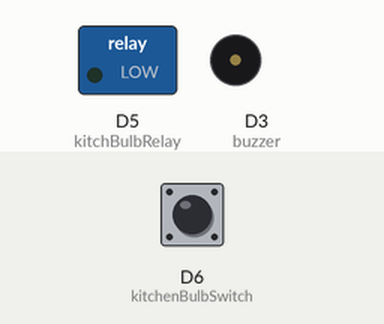
Recording of a sketch running on a simulated ESP8266 (NodeMCU). On the bench: switched loads named in the sketch (green lamp = pin HIGH), buzzer (waves = sounding, pin HIGH). Inputs (shaded band) come from the test bench; at power-on: D6 (kitchenBulbSwitch) HIGH. The local clock reads 2024-03-15 10:24:30 at power-on unless the sketch sets it; what the sketch prints to the serial monitor is not drawn.

Above: at 5.2 s.
5.3 s: D6 (kitchenBulbSwitch) pulled LOW for 1 s
At 6.2 s:
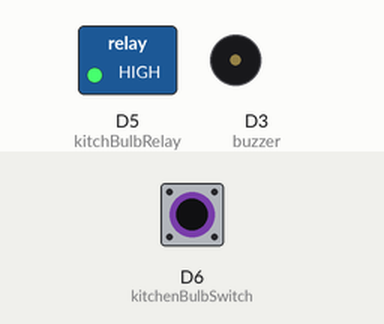
7.9 s: D6 (kitchenBulbSwitch) pulled LOW for 3.2 s
At 12.1 s:
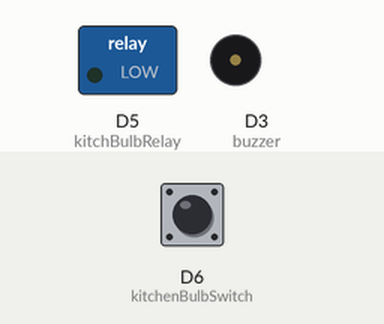
12.8 s: D6 (kitchenBulbSwitch) pulled LOW for 0.15 s
At 13.4 s:
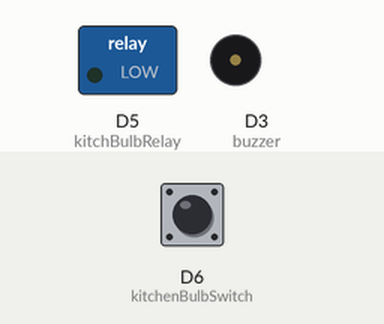
Timing chart, 0 to 15.8 s (numbered marks = the images above; inputs shaded):
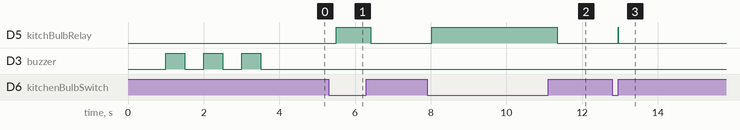

Measured:
- after the input at 5.3 s, D5 (kitchBulbRelay): LOW → HIGH after 0.21 s, → LOW 0.91 s later
- after the input at 7.9 s, D5 (kitchBulbRelay): LOW → HIGH after 0.12 s, → LOW 3.3 s later
- after the input at 12.8 s, D5 (kitchBulbRelay): LOW → HIGH after 0.15 s, → LOW 0.01 s later

The sketch:

kitchenAutomationProject.ino
```cpp
/*************************************************************
  Filename - kitchenAutomationProjectV1 - NodeMCU version
  Description - Designed for my wife special requirment for kitchen switch/bulb automation.
  Requirement -
    Active Time frame between - 6AM to 7AM and 6PM to 9PM
    1. Whenever switch is turned ON btw above time frame, the bulb turns ON for 30 minutes & then it turns OFF. So again if you want to turn it ON then you
       need to press the switch OFF and then ON.
    2. Work normally when switch is turned OFF. Irrespective of time left, the bulb has to be turned OFF.

  Updates/ Fixes [status]
  > Include Fridge based automation also
  > Include double click switch behaviour to override the automation.

  Debug info -
  1> Always check the active hours for lighting. Standard time - 6pm to 7am
  2> Check for bathroom light duration in minute. means how long the bulb will glow once turned ON
 *************************************************************/
// For RTC module (DS1307) - Connected to I2C GPIOs (D1 and D2)
#include "RTClib.h"

// GPIO Pin configuration details
// ------------------------------
// D1 & D2 - Reserved for I2C enabled devices (DS1307 RTC)
#define buzzer D3
#define kitchBulbRelay D5
#define kitchenBulbSwitch D6
#define kitchenMotionSensor D7

// D1(SCL) and D2(SDA) allotted to RTC module DS1307
RTC_DS1307 rtc;
DateTime currentTime;

// Basic configuration variables
char datestring[20];

// Tell whether LED bulb is On/ Off
boolean isKitchenLedOn = false;
long motionSensorStatus;

// Change this value Accordlingly (All are in mintues)
int nonActiveHourDuration = 5;
int activeHourDuration = 30;
int shortAlarmIncrementDuration = 3;
int longAlarmIncrementDuration = 15;
int longLookUpPeriod = 5;
int shortLookUpPeriod = 2;
int kitchenLightOnDuration = nonActiveHourDuration;

// Check whether motion detected before closing the light and then we extend the alarm by 3 minute
bool isAlarmUpdated = false;

// To maintain the active alarms
struct alarm {
    int alarmId;
    int alarmType;  // 1 - Daily, 2 - Weekly, 3 - Monthly
    int isAlarmSet;
    // Flag indicate whether alarm triggered or not
    int isAlarmTriggered;
    int duration;

    int endTimeHour;
    int endTimeMinute;
    int endTimeSecond;
};

// Time for various comparision
struct Time {
    int hours;
    int minutes;
};

// Created this struct to maintain more than one alarms i.e. one for kitchen bulb
// 0 - kitchen timer
struct alarm activeAlarm[2];
#define countof(a) (sizeof(a) / sizeof(a[0]))

/*
Active Time frame between - 6AM to 7AM and 6PM to 9PM
    1. Whenever switch is turned ON btw above time frame, the bulb turns ON for 30 minutes & then it turns OFF. So again if you want to turn it ON then you
       need to press the switch OFF and then ON.
    2. Work normally when switch is turned OFF. Irrespective of time left, the bulb has to be turned OFF.
*/

// Active hours
struct Time morningActiveStartTime = {5, 0};    // 5.00AM to 7.00AM
struct Time morningActiveEndTime = {7, 0};
struct Time eveningActiveStartTime = {18, 0};   // 6.00PM to 10.30PM
struct Time eveningActiveEndTime = {22, 30};

void BuzzerOn(String duration) {
  if (duration == "short") {
      digitalWrite(buzzer, HIGH);
      delay(500);
      digitalWrite(buzzer, LOW);
      delay(500);

      digitalWrite(buzzer, HIGH);
      delay(500);
      digitalWrite(buzzer, LOW);
      delay(500);
  } else {
      digitalWrite(buzzer, HIGH);
      delay(500);
      digitalWrite(buzzer, LOW);
      delay(500);

      digitalWrite(buzzer, HIGH);
      delay(500);
      digitalWrite(buzzer, LOW);
      delay(500);

      digitalWrite(buzzer, HIGH);
      delay(500);
      digitalWrite(buzzer, LOW);
      delay(500);
  }
}

// Indicate (boolean) if time if greater/less than given time
bool diffBtwTimePeriod(struct Time start, struct Time stop) {
   while (stop.minutes > start.minutes) {
      --start.hours;
      start.minutes += 60;
   }

   return (start.hours - stop.hours) >= 0;
}

// Set light ON duration in case time fall btw active hours
void checkActiveHours() {
    boolean morningActiveHour = diffBtwTimePeriod({currentTime.hour(), currentTime.minute()}, morningActiveStartTime) && diffBtwTimePeriod(morningActiveEndTime, {currentTime.hour(), currentTime.minute()});
    boolean eveningActiveHour = diffBtwTimePeriod({currentTime.hour(), currentTime.minute()}, eveningActiveStartTime) && diffBtwTimePeriod(eveningActiveEndTime, {currentTime.hour(), currentTime.minute()});

    if (morningActiveHour || eveningActiveHour) {
        // Keep the bulb On when its a active hour
        kitchenLightOnDuration = activeHourDuration;
        Serial.println("active hour found");
    } else {
        // Default light duration
        kitchenLightOnDuration = nonActiveHourDuration;
        Serial.println("No active hour found");
    }
}

void printDateTime(const DateTime& dt) {
    snprintf_P(datestring,
            countof(datestring),
            PSTR("%02u/%02u/%04u:%02u.%02u.%02u:"),
            dt.month(),
            dt.day(),
            dt.year(),
            dt.hour(),
            dt.minute(),
            dt.second() );
    Serial.print(datestring);
}

/*
* This function write data into two places - NodeMCU file system (for offline support) and for google sheet API
*/
void actionMessageLogger(String message) {
    Serial.println(message);
    printDateTime(currentTime);
}

// turnBulb("ON", "OutBulb")
void turnBulb(String action, String bulbLocation) {
    if (bulbLocation == "kitchenBulb") {
        // Turn ON the bulb by making relay LOW
        // Turn OFF the bulb by making relay HIGH
        digitalWrite(kitchBulbRelay, action == "ON" ? HIGH : LOW);
        actionMessageLogger(action == "ON" ? "KitchenBulb :: Turn ON the kitchen bulb" : "KitchenBulb :: Turn OFF the kitchen bulb");
    }
}

void unsetAlarm(int alarmId) {
    Serial.println("Removed the alarm");
    activeAlarm[alarmId].isAlarmSet = 0;
    // Set this flag so that next time, it can be set again
    activeAlarm[alarmId].isAlarmTriggered = 1;
}

int setHour(int providedHour) {
    return providedHour > 23 ? (providedHour - 24) : providedHour;
}

/*
  Description - Update the alarm
  Only update the
*/
void updateAlarm(int alarmId, int alarmType, int duration) {
    if (activeAlarm[alarmId].alarmId == alarmId) {
        int tempMinute = 0;
        int tempHour = 0;
        // Set this flag so that next time, it can be set again
        activeAlarm[alarmId].isAlarmTriggered = 0;

        // alarmType for Hour
        if (alarmType == 1) {
            tempHour = activeAlarm[alarmId].endTimeHour + duration;
            activeAlarm[alarmId].endTimeHour = setHour(tempHour);
        }

        // alarmType for Minute
        if (alarmType == 2) {
            tempMinute = activeAlarm[alarmId].endTimeMinute + duration;
            if (tempMinute > 59) {
                activeAlarm[alarmId].endTimeMinute = tempMinute - 60;
                tempHour = activeAlarm[alarmId].endTimeHour + 1;
                activeAlarm[alarmId].endTimeHour = setHour(tempHour);
            } else {
                activeAlarm[alarmId].endTimeMinute = tempMinute;
            }
        }

        activeAlarm[alarmId].endTimeSecond = currentTime.second();
    }
}

/*
  Description - Set the alarm
  alarmId Unique ID for each alarm
  alarmType [1 for Hour | 2 for Minute]
  duration Duration of alarm (i.e. For how long you want to set alarm)
*/
void setAlarm(int alarmId, int alarmType, int duration) {
    int tempMinute = 0;
    int tempHour = 0;

    // Bathroom Timer duration
    activeAlarm[alarmId].alarmId = alarmId;
    activeAlarm[alarmId].alarmType = alarmType;
    // tell that alarm is set
    activeAlarm[alarmId].isAlarmSet = 1;
    // Set this flag so that next time, it can be set again
    activeAlarm[alarmId].isAlarmTriggered = 0;
    activeAlarm[alarmId].duration = duration;

    // alarmType for Hour
    tempHour = currentTime.hour() + duration;
    activeAlarm[alarmId].endTimeHour = alarmType == 1 ? setHour(tempHour) : currentTime.hour();

    // alarmType for Minute
    tempMinute = currentTime.minute() + duration;
    if (alarmType == 2) {
        if (tempMinute > 59) {
            activeAlarm[alarmId].endTimeMinute = tempMinute - 60;
            tempHour = currentTime.hour() + 1;
            activeAlarm[alarmId].endTimeHour = setHour(tempHour);
        } else {
            activeAlarm[alarmId].endTimeMinute = tempMinute;
        }
    } else {
        activeAlarm[alarmId].endTimeMinute = currentTime.minute();
    }

    activeAlarm[alarmId].endTimeSecond = currentTime.second();
}

void printAlarm(int alarmId) {
    Serial.println("New Alarm ");
    Serial.print(alarmId);
    Serial.print(" > ");
    Serial.print(activeAlarm[alarmId].endTimeHour);
    Serial.print(":");
    Serial.print(activeAlarm[alarmId].endTimeMinute);
    Serial.print(":");
    Serial.print(activeAlarm[alarmId].endTimeSecond);
}

void matchAlarm() {
    // Match condition
    for (int i=0; i < 2; i++) {
        // Look for motion 5 min before alarm triggered.
        if (currentTime.hour() == activeAlarm[i].endTimeHour && currentTime.minute() >= activeAlarm[i].endTimeMinute && currentTime.second() >= activeAlarm[i].endTimeSecond && !activeAlarm[i].isAlarmTriggered) {
            actionMessageLogger("matchAlarm :: Timer Matched - alarm triggered");

            // kitchenBulb handler - Check if current time reached the Off Timer and LED still ON
            if (activeAlarm[i].alarmId == 0) {
                activeAlarm[i].isAlarmSet = 0;
                activeAlarm[i].isAlarmTriggered = 1;
                // Turn OFF the kitchen bulb
                turnBulb("OFF", "kitchenBulb");
                // unset the 2nd alarm
                unsetAlarm(1);
            }

            if (activeAlarm[i].alarmId == 1) {
                Serial.println("Lookup period started");
                motionSensorStatus = digitalRead(kitchenMotionSensor);
                // Activity detected
                if (motionSensorStatus == HIGH) {
                  // AlarmId, AlarmType = mintue, Duration in mintue
                  // Increase the main alarm timeline by 10 or 3 minutes based on active Hour
                  updateAlarm(0, 2, kitchenLightOnDuration == activeHourDuration ? longAlarmIncrementDuration : shortAlarmIncrementDuration);
                  printAlarm(0);
                  // Increase the second alarm timeline by 10 or 3 minutes based on active Hour
                  updateAlarm(1, 2, kitchenLightOnDuration == activeHourDuration ? longAlarmIncrementDuration : shortAlarmIncrementDuration);
                  printAlarm(1);

                  Serial.println("UpdatAlarm called and sound the buzzer");
                  // Two short beep
                  BuzzerOn("short");
                }
            }
        }
    }
}

void kitchen_control() {
    // when kitchen switch pressed = ON
    if (digitalRead(kitchenBulbSwitch) == LOW && !isKitchenLedOn) {
        if (activeAlarm[0].isAlarmSet == 0) {
            Serial.println("button pressed ON, setting alarm");
            // Check the active hours
            checkActiveHours();
            // First Alarm configured - alarmId, alarmType, duration,
            setAlarm(0, 2, kitchenLightOnDuration);
            // Setup the second alarm for lookup action - detect motion [Just before 2 minute before closing the light]
            // SetAlarm - alarmId, alarmType, duration
            //
            setAlarm(1, 2, (kitchenLightOnDuration - (kitchenLightOnDuration == activeHourDuration ? longLookUpPeriod : shortLookUpPeriod)));
            // Turn On the kitchen bulb
            turnBulb("ON", "kitchenBulb");
            // Set the flag true
            isKitchenLedOn = true;
        }
    }

    // when kitchen switch pressed = OFF
    if (digitalRead(kitchenBulbSwitch) == HIGH && isKitchenLedOn) {
        Serial.println("button pressed OFF");
        // Unset both the alarm
        unsetAlarm(0);
        unsetAlarm(1);
        isKitchenLedOn = false;
        turnBulb("OFF", "kitchenBulb");
        delay(100);
    }

    matchAlarm();
}

// For RTC module setup
void rtcSetup() {
    Serial.println("rtcSetup :: Health status check");
    delay(1000);

    if (! rtc.begin()) {
        Serial.println("rtcSetup :: Couldn't find RTC");
        Serial.flush();
        while (1) delay(10);
    }

    if (! rtc.isrunning()) {
        Serial.println("rtcSetup :: RTC is NOT running, Please uncomment below lines to set the time!");
        // When time needs to be set on a new device, or after a power loss, the
        // following line sets the RTC to the date & time this sketch was compiled
        //rtc.adjust(DateTime(F(__DATE__), F(__TIME__)));

        // This line sets the RTC with an explicit date & time, for example to set
        // January 21, 2014 at 3am you would call:
        // rtc.adjust(DateTime(2014, 1, 21, 3, 0, 0));
    }

    Serial.println("rtcSetup :: RTC is running fine and Current time >");

    currentTime = rtc.now();
    Serial.println(currentTime.hour());
    Serial.print(":");
    Serial.print(currentTime.minute());
    Serial.print(":");
    Serial.print(currentTime.second());
}

void setup() {
    // Debug console
    Serial.begin(115200);

    // Initial setup
    pinMode(buzzer, OUTPUT);
    pinMode(kitchBulbRelay, OUTPUT);
    pinMode(kitchenMotionSensor, INPUT);
    pinMode(kitchenBulbSwitch, INPUT_PULLUP);

    // Setup the RTC mmodule
    rtcSetup();

    // buzzer sound
    BuzzerOn("long");
    Serial.println("Setup :: Setup completed");
}

void loop() {
    currentTime = rtc.now();

    // call all manual control i.e. switches, relay
    kitchen_control();

    delay(300);
}
```
